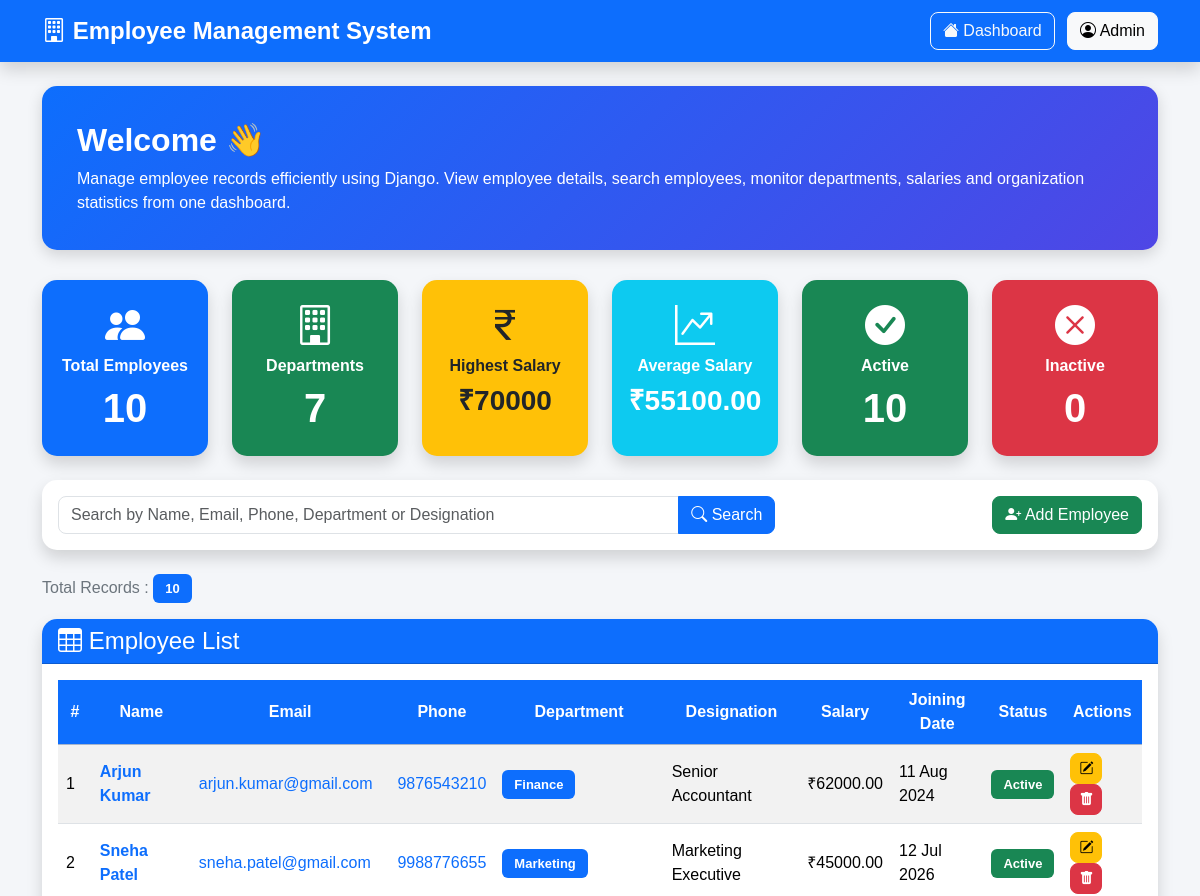
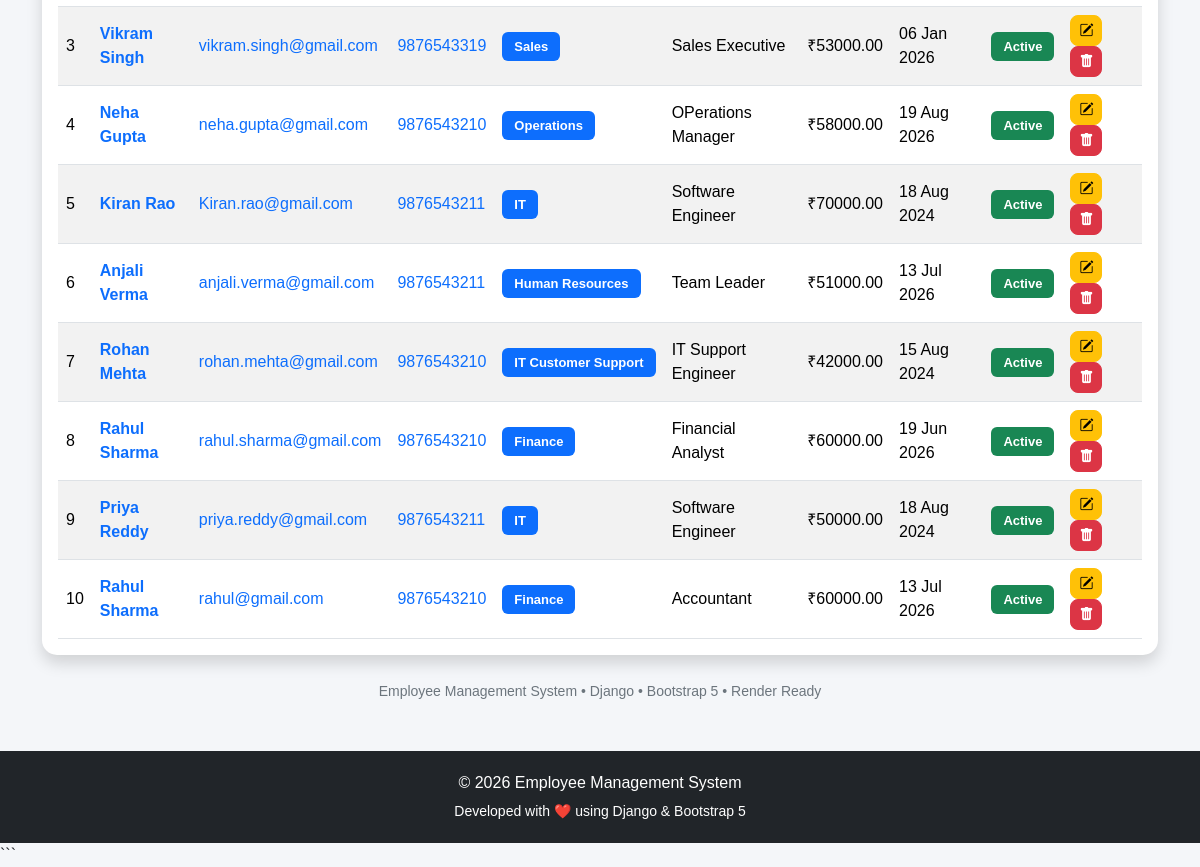
The page / on the database its author committed (2 pictures, top to bottom).
### employees/models.py (models this page shows, shortened)
class Employee(models.Model):
    name = models.CharField(max_length=100)
    email = models.EmailField(unique=True)
    phone = models.CharField(max_length=15, blank=True, null=True)
    department = models.CharField(max_length=100)
    designation = models.CharField(max_length=100, blank=True, null=True)
    salary = models.DecimalField(max_digits=10, decimal_places=2)
    joining_date = models.DateField(blank=True, null=True)
    address = models.TextField(blank=True)
    is_active = models.BooleanField(default=True)

### employees/views.py (the view)
# urls.py: path("", home, name="home"),
def home(request):
    return employee_page(request)

### employees/templates/employees/employee_list.html (shortened to what this page needs)
{% extends "employees/base.html" %}
{% block content %}
<div class="row g-4 mb-4">
    <div class="col-lg-2 col-md-4 col-6">
        <div class="card dashboard-card bg-primary text-white shadow h-100">
            <div class="card-body text-center">
                <i class="bi bi-people-fill fs-1 mb-2"></i>
                <h6 class="fw-bold">Total Employees</h6>
                <h2 class="display-6 fw-bold">{{ total_employees }}</h2>
            </div>
        </div>
    </div>
    <div class="col-lg-2 col-md-4 col-6">
        <div class="card dashboard-card bg-success text-white shadow h-100">
            <div class="card-body text-center">
                <i class="bi bi-building fs-1 mb-2"></i>
                <h6 class="fw-bold">Departments</h6>
                <h2 class="display-6 fw-bold">{{ total_departments }}</h2>
            </div>
        </div>
    </div>
    <div class="col-lg-2 col-md-4 col-6">
        <div class="card dashboard-card bg-warning text-dark shadow h-100">
            <div class="card-body text-center">
                <i class="bi bi-currency-rupee fs-1 mb-2"></i>
                <h6 class="fw-bold">Highest Salary</h6>
                <h3 class="fw-bold">₹{{ highest_salary }}</h3>
            </div>
        </div>
    </div>
    <div class="col-lg-2 col-md-4 col-6">
        <div class="card dashboard-card bg-info text-white shadow h-100">
            <div class="card-body text-center">
                <i class="bi bi-graph-up-arrow fs-1 mb-2"></i>
                <h6 class="fw-bold">Average Salary</h6>
                <h3 class="fw-bold">₹{{ average_salary }}</h3>
            </div>
        </div>
    </div>
    <div class="col-lg-2 col-md-4 col-6">
        <div class="card dashboard-card bg-success text-white shadow h-100">
            <div class="card-body text-center">
                <i class="bi bi-check-circle-fill fs-1 mb-2"></i>
                <h6 class="fw-bold">Active</h6>
                <h2 class="display-6 fw-bold">{{ active_employees }}</h2>
            </div>
        </div>
    </div>
    <div class="col-lg-2 col-md-4 col-6">
        <div class="card dashboard-card bg-danger text-white shadow h-100">
            <div class="card-body text-center">
                <i class="bi bi-x-circle-fill fs-1 mb-2"></i>
                <h6 class="fw-bold">Inactive</h6>
                <h2 class="display-6 fw-bold">{{ inactive_employees }}</h2>
            </div>
        </div>
    </div>
</div>
<div class="card shadow mb-4">
    <div class="card-body">
        <div class="row g-3 align-items-center">
            <div class="col-md-8">
                <form method="GET">
                    <div class="input-group">
                        <input
                            type="text"
                            name="search"
                            class="form-control"
                            placeholder="Search by Name, Email, Phone, Department or Designation"
                            value="{{ search }}"
                        >
                        <button class="btn btn-primary">
                            <i class="bi bi-search"></i> Search
                        </button>
                    </div>
                </form>
            </div>
            <div class="col-md-4 text-end">
                <a href="/admin/employees/employee/add/"
                   class="btn btn-success">
                    <i class="bi bi-person-plus-fill"></i>
                    Add Employee
                </a>
            </div>
        </div>
    </div>
</div>
<div class="mb-3">
    <h6 class="text-secondary">
        Total Records :
        <span class="badge bg-primary">
            {{ employees|length }}
        </span>
    </h6>
</div>
<div class="card shadow dashboard-card">
    <div class="card-header bg-primary text-white">
        <h4 class="mb-0">
            <i class="bi bi-table"></i>
            Employee List
        </h4>
    </div>
    <div class="card-body">
        <div class="table-responsive">
            <table class="table table-hover table-striped align-middle">
                <thead class="table-primary">
                    <tr>
                        <th>#</th>
                        <th>Name</th>
                        <th>Email</th>
                        <th>Phone</th>
                        <th>Department</th>
                        <th>Designation</th>
                        <th>Salary</th>
                        <th>Joining Date</th>
                        <th>Status</th>
                        <th>Actions</th>
                    </tr>
                </thead>
                <tbody>
                {% for employee in employees %}
                    <tr>
                        <td>{{ forloop.counter }}</td>
                        <td class="fw-bold text-primary">
                            {{ employee.name }}
                        </td>
                        <td>
                            <a href="mailto:{{ employee.email }}">
                                {{ employee.email }}
                            </a>
                        </td>
                        <td>
                            <a href="tel:{{ employee.phone }}">
                                {{ employee.phone }}
                            </a>
                        </td>
                        <td>
                            <span class="badge bg-primary">
                                {{ employee.department }}
                            </span>
                        </td>
                        <td>{{ employee.designation }}</td>
                        <td>
                            ₹{{ employee.salary|floatformat:2 }}
                        </td>
                        <td>
                            {{ employee.joining_date|date:"d M Y" }}
                        </td>
                        <td>
                            {% if employee.is_active %}
                                <span class="badge bg-success">
                                    Active
                                </span>
                            {% else %}
                                <span class="badge bg-danger">
                                    Inactive
                                </span>
                            {% endif %}
                        </td>
                        <td>
                            <a href="/admin/employees/employee/{{ employee.id }}/change/"
                               class="btn btn-warning btn-sm">
                                <i class="bi bi-pencil-square"></i>
                            </a>
                            <a href="/admin/employees/employee/{{ employee.id }}/delete/"
                               class="btn btn-danger btn-sm">
                                <i class="bi bi-trash-fill"></i>
                            </a>
                        </td>
                    </tr>
                {% endfor %}
                </tbody>
            </table>
        </div>
    </div>
</div>
<div class="text-center mt-4 text-secondary">
    <small>
        Employee Management System • Django • Bootstrap 5 • Render Ready
    </small>
</div>
{% endblock %}

### employees/templates/employees/base.html (shortened to what this page needs)
{% load static %}
<!DOCTYPE html>
<html lang="en">
<head>
    <link href="https://cdn.jsdelivr.net/npm/bootstrap@5.3.3/dist/css/bootstrap.min.css" rel="stylesheet">
    <link href="https://cdn.jsdelivr.net/npm/bootstrap-icons@1.11.3/font/bootstrap-icons.css" rel="stylesheet">
    <link rel="stylesheet" href="{% static 'css/style.css' %}">
</head>
<body>
    <nav class="navbar navbar-expand-lg navbar-dark bg-primary shadow">
        <div class="container">
            <a class="navbar-brand fw-bold" href="{% url 'employee-page' %}">
                <i class="bi bi-building"></i>
                Employee Management System
            </a>
            <div class="ms-auto">
                <a href="{% url 'employee-page' %}" class="btn btn-outline-light me-2">
                    <i class="bi bi-house-fill"></i>
                    Dashboard
                </a>
                <a href="/admin/" class="btn btn-light">
                    <i class="bi bi-person-circle"></i>
                    Admin
                </a>
            </div>
        </div>
    </nav>
    <div class="container mt-4">
        <div class="hero">
            <h2 class="fw-bold">
                Welcome 👋
            </h2>
            <p class="mb-0">
                Manage employee records efficiently using Django.
                View employee details, search employees, monitor departments,
                salaries and organization statistics from one dashboard.
            </p>
        </div>
        {% block content %}
        {% endblock %}
    </div>
    <footer class="mt-5">
        <div class="container">
            <p class="mb-1">
                © {% now "Y" %} Employee Management System
            </p>
            <small>
                Developed with ❤️ using Django & Bootstrap 5
            </small>
        </div>
    </footer>
</body>
</html>

### employees/static/css/style.css (style rules this page uses)
* { margin: 0; padding: 0; box-sizing: border-box; transition: all 0.3s ease; }
body { background: #f4f6f9; font-family: Arial, Helvetica, sans-serif; }
.navbar { box-shadow: 0 3px 12px rgba(0, 0, 0, 0.15); }
.navbar-brand { font-size: 24px; font-weight: bold; }
.hero { background: linear-gradient(135deg, #0d6efd, #4f46e5); color: #fff; padding: 35px; border-radius: 15px; margin-bottom: 30px; box-shadow: 0 5px 15px rgba(0, 0, 0, 0.15); }
.dashboard-card { border: none; border-radius: 15px; cursor: pointer; overflow: hidden; transition: all 0.4s ease-in-out; position: relative; }
.dashboard-card .card-body { transition: all 0.4s ease; }
.dashboard-card i { transition: all 0.4s ease; }
.dashboard-card h2, .dashboard-card h3, .dashboard-card h6 { transition: all 0.3s ease; }
.table { margin-bottom: 0; }
.table th { background: #0d6efd; color: white; text-align: center; vertical-align: middle; }
.table td { vertical-align: middle; }
a { text-decoration: none; }
.btn { border-radius: 8px; }
.form-control { border-radius: 8px; }
.badge { padding: 8px 12px; font-size: 13px; }
.card { border: none; border-radius: 15px; }
.bi { transition: 0.3s; }
footer { margin-top: 50px; padding: 20px; background: #212529; color: white; text-align: center; }

### rows shown on the page
Employee: name "Arjun Kumar", email "arjun.kumar@gmail.com", phone "9876543210", department "Finance", designation "Senior Accountant", salary "62000.00", joining_date "11 Aug 2024", is_active "Active"
Employee: name "Sneha Patel", email "sneha.patel@gmail.com", phone "9988776655", department "Marketing", designation "Marketing Executive", salary "45000.00", joining_date "12 Jul 2026", is_active "Active"
Employee: name "Vikram Singh", email "vikram.singh@gmail.com", phone "9876543319", department "Sales", designation "Sales Executive", salary "53000.00", joining_date "06 Jan 2026", is_active "Active"
Employee: name "Neha Gupta", email "neha.gupta@gmail.com", phone "9876543210", department "Operations", designation "OPerations Manager", salary "58000.00", joining_date "19 Aug 2026", is_active "Active"
Employee: name "Kiran Rao", email "Kiran.rao@gmail.com", phone "9876543211", department "IT", designation "Software Engineer", salary "70000.00", joining_date "18 Aug 2024", is_active "Active"
Employee: name "Anjali Verma", email "anjali.verma@gmail.com", phone "9876543211", department "Human Resources", designation "Team Leader", salary "51000.00", joining_date "13 Jul 2026", is_active "Active"
Employee: name "Rohan Mehta", email "rohan.mehta@gmail.com", phone "9876543210", department "IT Customer Support", designation "IT Support Engineer", salary "42000.00", joining_date "15 Aug 2024", is_active "Active"
Employee: name "Rahul Sharma", email "rahul.sharma@gmail.com", phone "9876543210", department "Finance", designation "Financial Analyst", salary "60000.00", joining_date "19 Jun 2026", is_active "Active"
Employee: name "Priya Reddy", email "priya.reddy@gmail.com", phone "9876543211", department "IT", designation "Software Engineer", salary "50000.00", joining_date "18 Aug 2024", is_active "Active"
Employee: name "Rahul Sharma", email "rahul@gmail.com", phone "9876543210", department "Finance", designation "Accountant", salary "60000.00", joining_date "13 Jul 2026", is_active "Active"

### other values the page prints
{{ total_employees }} "10"
{{ total_departments }} "7"
{{ highest_salary }} "70000"
{{ average_salary }} "55100.00"
{{ active_employees }} "10"
{{ inactive_employees }} "0"
{{ employees|length }} "10"
